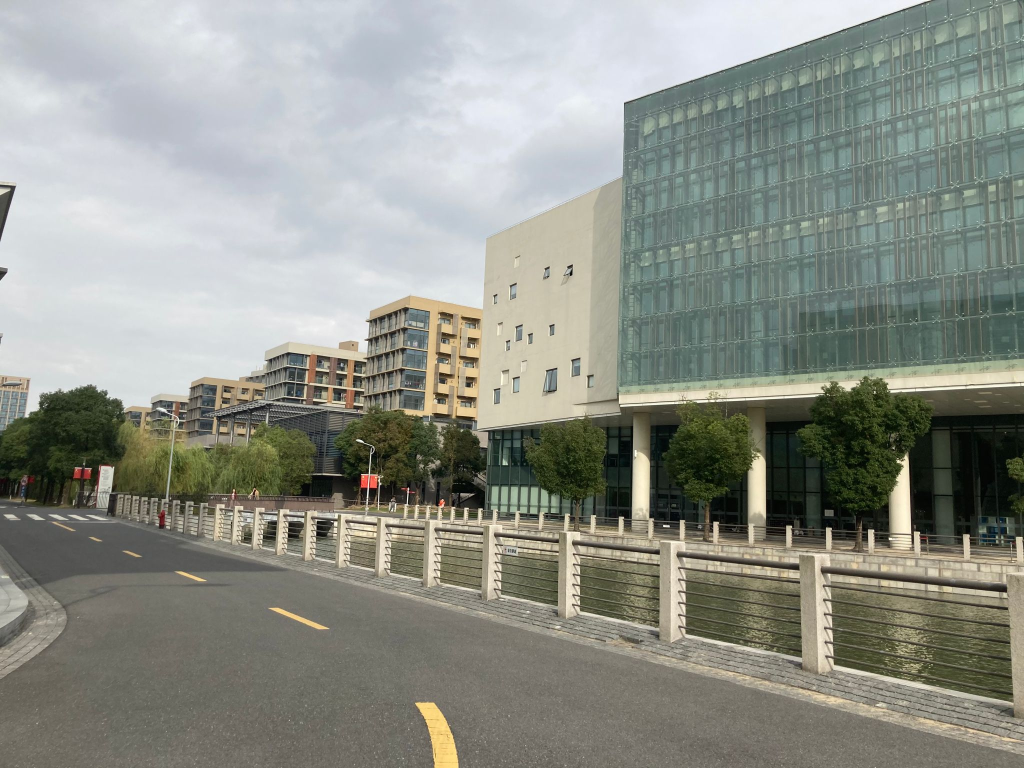
#> input picture hw3/lib/lib1.jpg, 2048 x 1536 px (shown at 1/2 size)
$ python stitching.py
#> lines starting #> are read from the running program, lines starting #| are printed output that depends on the picture
### hw3/matching.py
import cv2
import matplotlib.pyplot as plt
from scipy.spatial import distance
from matplotlib.patches import ConnectionPatch
import numpy as np
from scipy.linalg import solve, lstsq, norm, svd

THRES = 100

class Matching:
	# [164 lines left out: functions __init__, surf_extraction, __surf_show, matching, __matching_show, ransac and 2 more, not called in this run]


# [4 lines that do not run on import are left out]


'''
		# compute A, size n*9
		n = 2*len(pairs)+1
		# A = np.eye(n, dtype=np.int32)
		A = np.zeros((n,9))
		A[-1,-1] = 1
		j = 0
		for p in pairs:
			xi, yi = p[0]
			xi_, yi_ = p[1]
			A[j] = np.array([xi, yi, 1, 0,  0,  0, -xi_*xi, -xi_*yi, -xi_])
			A[j+1] = np.array([0,  0,  0, xi, yi, 1, -yi_*xi, -yi_*yi, -yi_])
			j += 2
		# compute b, 9*1. the last line for constraing H.
		b = np.zeros((n,1), dtype=np.int32)
		b[-1] = 1
		# print("A={},b={}".format(A,b))
		# solve H for AH = b
		H = lstsq(A,b)
		H = H[0]
		# print("Ah = b residual: ",norm(A*H[0]-b))
		H = np.array([ [H[0][0],H[1][0],H[2][0]], [H[3][0],H[4][0],H[5][0]], [H[6][0],H[7][0],H[8][0]] ])
		# print("H=",H)

		try:
			H = H/H[-1,-1]
		except ZeroDivisionError:
			print("ao!s")
			return [],0
		i = 1
		pair_residual = []
		for pair in pairs:
			pi = np.array([pair[0][0],pair[0][1],1])
			pi_ = np.array([pair[1][0],pair[1][1],1])
			tmp = norm(H*pi - pi_)
			pair_residual.append(tmp)
			# print("for pair {}, |p'-hp| = {}".format(i,tmp))
			i += 1
		# print("pair residual max is {}".format(max(pair_residual)))
		pair_residual.sort()
		# inlier = max(pair_residual)
		if len(pair_residual) > 4:
			for i in range(1,len(pair_residual)):
				if 0.9*pair_residual[-i] < pair_residual[-(i+1)]:
					return H, pair_residual[-i]
		else:c
			if 0.95*pair_residual[-1] < pair_residual[-2]:
				return H, pair_residual[-1]
			else:
				return H, pair_residual[-2]
'''


class testing_matchers:
    def __init__(self):
        self.surf = cv2.xfeatures2d.SURF_create()
        self.flann = cv2.FlannBasedMatcher(dict(algorithm = 0, trees = 5), dict(checks = 100))

    # [19 lines left out: function match, not called in this run]

### hw3/stitching.py
from matching import Matching, testing_matchers
import cv2
import numpy as np
import matplotlib.pyplot as plt
from math import ceil

import cv2
import numpy as np

class Stitching:
    def __init__(self):
        self.im1 = self.__load_im('./lib/lib1.jpg')
#> in __load_im, img is the input picture: shape (1536, 2048, 3); mean B, G, R 135.7, 144.3, 141.1
        self.im2 = self.__load_im('./lib/lib2.jpg')
#> call 2 of __load_im, with path = './lib/lib2.jpg'
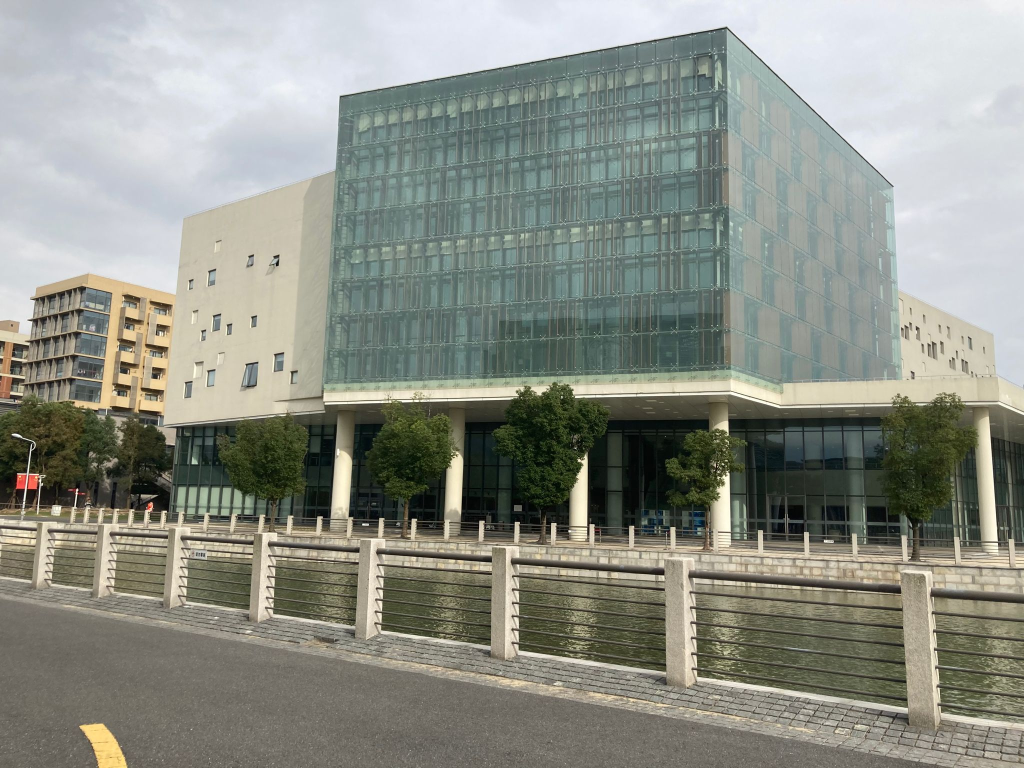
#> input picture hw3/lib/lib2.jpg, 2048 x 1536 px (shown at 1/2 size)
#> in __load_im, img is the input picture: shape (1536, 2048, 3); mean B, G, R 133.9, 143.2, 140
        self.im3 = self.__load_im('./lib/lib3.jpg')
#> call 3 of __load_im, with path = './lib/lib3.jpg'
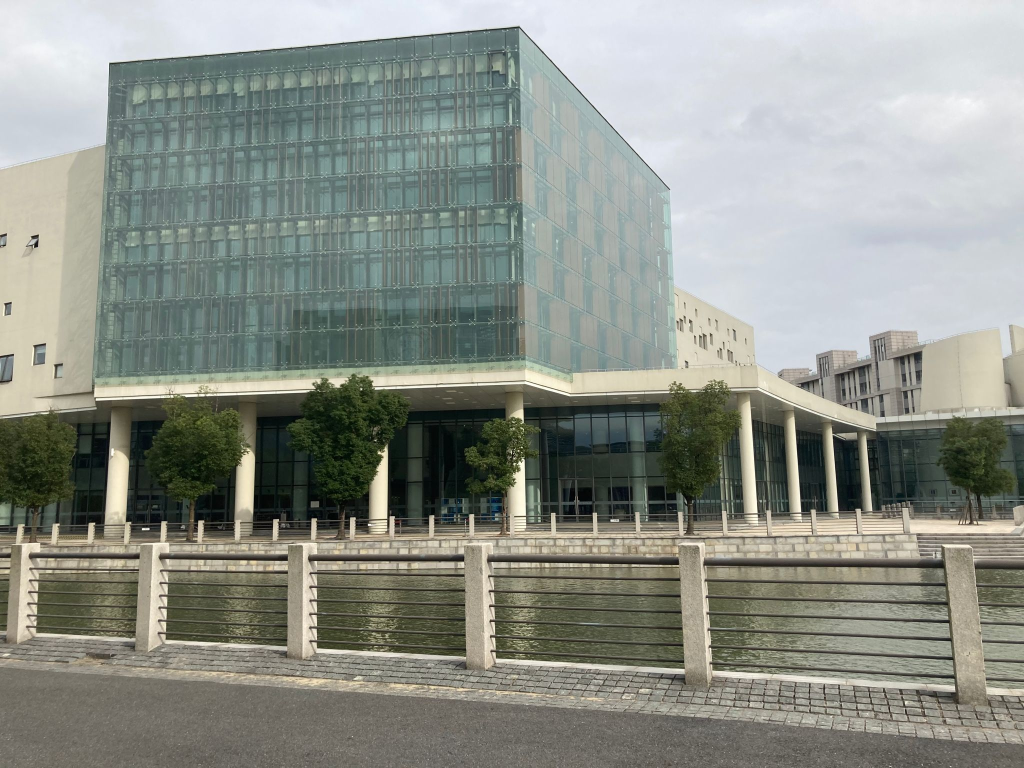
#> input picture hw3/lib/lib3.jpg, 2048 x 1536 px (shown at 1/2 size)
#> in __load_im, img is the input picture: shape (1536, 2048, 3); mean B, G, R 135.9, 143.9, 139.6
        self.im4 = self.__load_im('./lib/lib4.jpg')
#> call 4 of __load_im, with path = './lib/lib4.jpg'
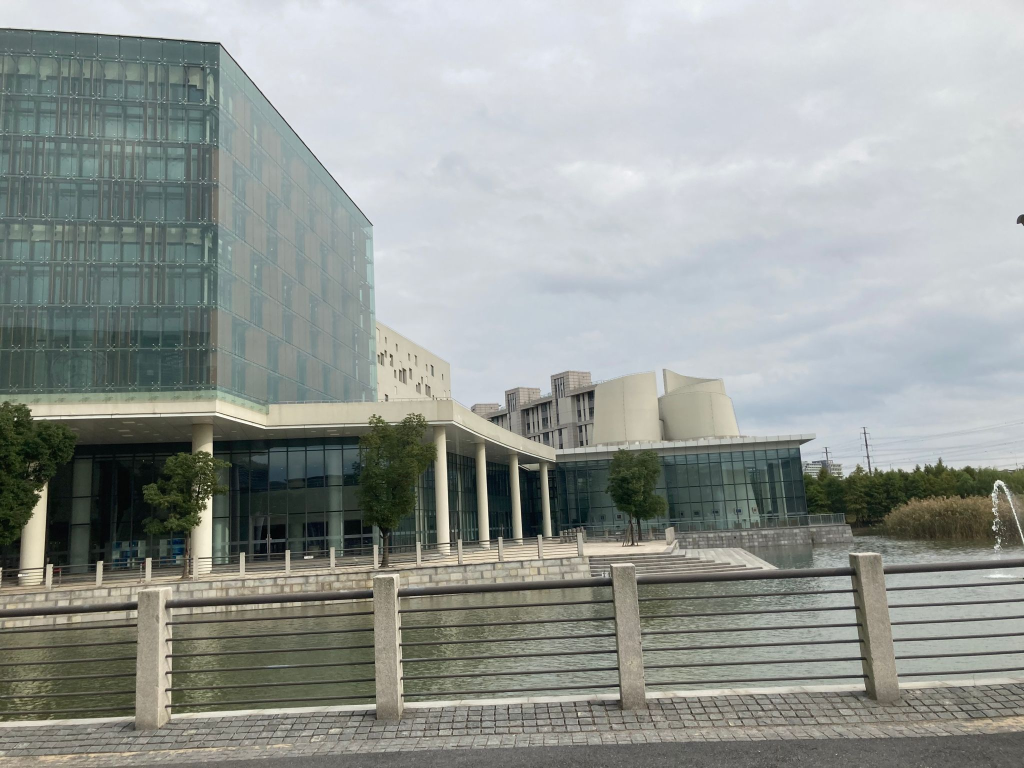
#> input picture hw3/lib/lib4.jpg, 2048 x 1536 px (shown at 1/2 size)
#> in __load_im, img is the input picture: shape (1536, 2048, 3); mean B, G, R 149.5, 153.4, 148.5

        fig = plt.figure()
        ax1 = fig.add_subplot(2, 2, 1)
        ax1.set_xlabel("I1")
        plt.imshow(self.im1)
        ax2 = fig.add_subplot(2, 2, 2)
        ax2.set_xlabel("I2")

        plt.imshow(self.im3)
        ax3 = fig.add_subplot(2, 2, 3)
        ax3.set_xlabel("I3")

        plt.imshow(self.im4)
        ax4 = fig.add_subplot(2, 2, 4)
        ax4.set_xlabel("I4")

        plt.imshow(self.im2)
        plt.show()
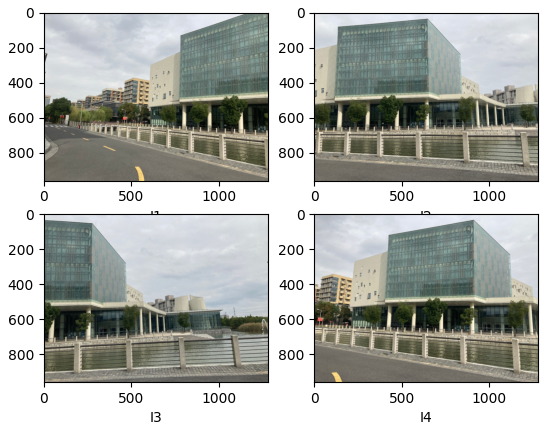
#> figure drawn by matplotlib, 4 panels

        self.matcher = testing_matchers()

        self.im12, off1 = self.left_stitch(self.im1, self.im2, 1)
        self.im123, off2 = self.left_stitch(self.im12, self.im3)
        self.im1234 = self.right_stitch(self.im123, self.im4, (off1[0]+off2[0], off1[1]+off2[1]) )

    # [49 lines left out: functions left_stitch, right_stitch, not called in this run]


    @staticmethod
    def __load_im(path):
        img = cv2.imread(path, 1)
        img = cv2.cvtColor(img, cv2.COLOR_BGR2RGB)
        img = cv2.resize(img, (1280,960))
        return img


if __name__ == "__main__":
#> (the run stopped early here; a loop or call above may not have finished)
